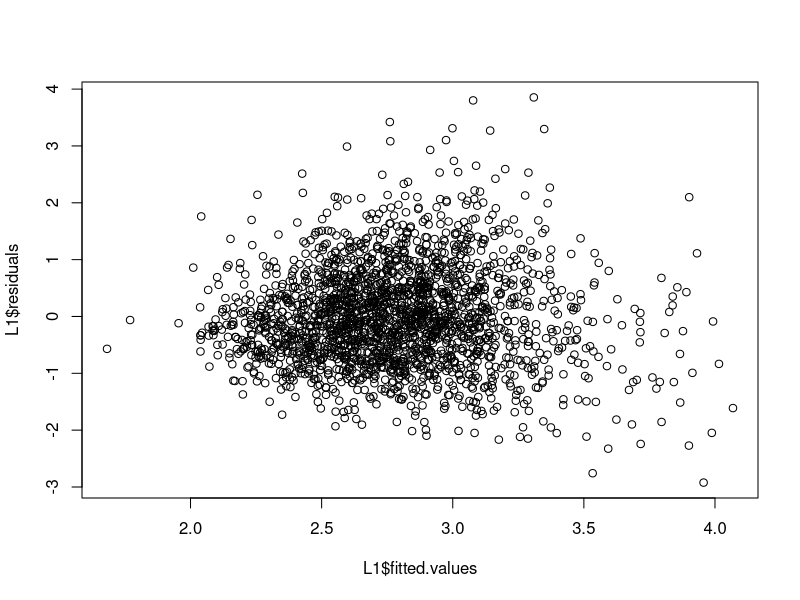

The R script that drew this image: (Note: this script raises an error after producing the figure.)
### Using this file for regression.

## load the packages
library(lme4)
library(data.table)
library(foreign)
library(MASS)
library(car)

## set the working directory
setwd("/Users/lihuayu/Documents/UMich-New Start/506/Project")

## Read the cleaned data; after reading, we remove the seqn variable, 
## and set gender and race as factor variables
Data=fread('Final.csv')
DT=Data[,.(gender=as.factor(gender),age,race=as.factor(race),intake_fat,intake_chol,
         systolic,diastolic,ldl,triglycerides,weight,height,bmi)]

## First of all, we will fit the model with all variables, and then give 
## the residual plot of the model.
L1=lm(ldl~.,data=DT)
summary(L1)
plot(L1$fitted.values,L1$residuals)

## Here, it seems that some transformations should be used upon ldl. Here
## we do the Box-Cox test.
boxcox(L1,plotit=TRUE,lambda=seq(0,1,1/100))

## Here it seems that lambda=0.5 is the best choice, that is, to use sqrt(ldl).
## Here we make the transformation and then do the regression again.
L2=lm(sqrt(ldl)~.,data=DT)
summary(L2)

## There are too many variables in the regression model, so here we will do
## the model selection and choose the variables
L3=step(L2,direction='backward')
summary(L3)

## By the way, in the models before, we didn't consider transformations 
## upon predictors; in the coming part, we will consider adding some
## nonlinear terms.
crPlots(L2)

## From the partial residual plots, we can find out that for triglycerides and age,
## some nonlinear transformation forms should be add. We add this term, and the
## regression result is as following:
L4=lm(sqrt(ldl)~gender+age+race+intake_fat+intake_chol+systolic+diastolic+
             weight+height+bmi+triglycerides+I(triglycerides^2)+I(age^2),data=DT)
summary(L4)

## Just the same, do the model selection.
L5=step(L4,direction='backward')
summary(L5)

## By the way, we will have the linear mixed model upon the dataset:
LM=lmer(ldl~age+intake_fat+intake_chol+systolic+diastolic+
          weight+height+bmi+triglycerides+(1|gender)+(1|race),data=DT)













